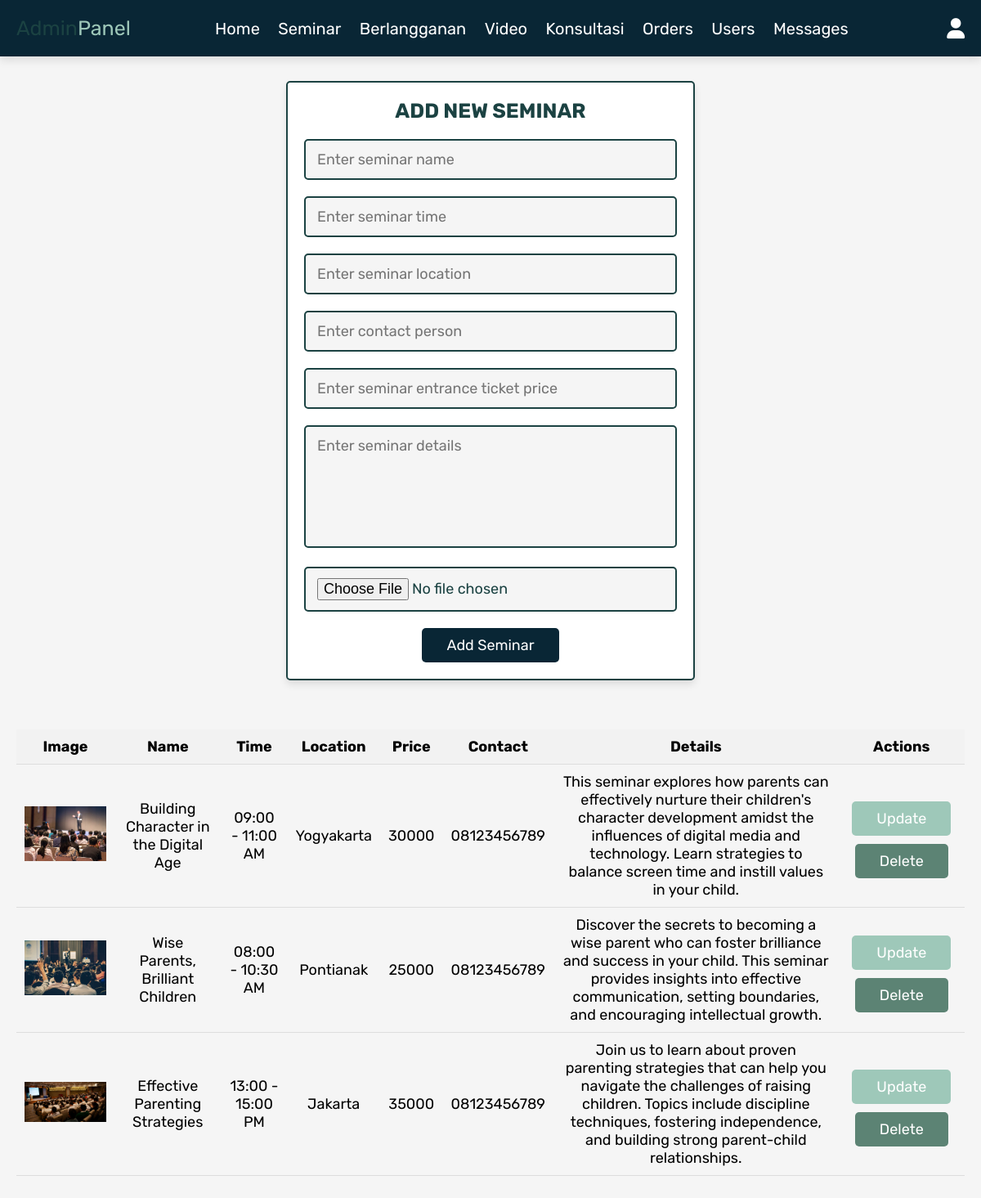
The app's page /admin_seminar.php (signed in) with its own data.
### tables this page shows
CREATE TABLE `seminar` (
  `id` int(11) NOT NULL,
  `name` varchar(100) NOT NULL,
  `location` varchar(255) NOT NULL,
  `time` varchar(255) NOT NULL,
  `price` varchar(255) NOT NULL,
  `contact` varchar(255) NOT NULL,
  `details` varchar(500) NOT NULL,
  `image` varchar(100) NOT NULL
);

### admin_seminar.php (the view, shortened to what this page needs)
<?php
@include 'config.php';
?>
<!DOCTYPE html>
<html lang="en">
<head>
   <link rel="stylesheet" href="https://cdnjs.cloudflare.com/ajax/libs/font-awesome/6.0.0/css/all.min.css">
   <link rel="stylesheet" href="css/admin_style.css">
</head>
<body>
<?php @include 'admin_header.php'; ?>
<section class="add-products">
   <form action="" method="POST" enctype="multipart/form-data">
      <h3>Add New Seminar</h3>
      <input type="text" class="box" required placeholder="Enter seminar name" name="name">
      <input type="text" class="box" required placeholder="Enter seminar time" name="time">
      <input type="text" class="box" required placeholder="Enter seminar location" name="location">
      <input type="text" class="box" required placeholder="Enter contact person" name="contact">
      <input type="text" class="box" required placeholder="Enter seminar entrance ticket price" name="price">
      <textarea name="details" class="box" required placeholder="Enter seminar details" cols="30" rows="10"></textarea>
      <input type="file" accept="image/jpg, image/jpeg, image/png" required class="box" name="image">
      <input type="submit" value="Add Seminar" name="add_product" class="btn">
   </form>
</section>
<section class="show-products">
   <div class="table-container">
      <table>
         <thead>
            <tr>
               <th style="text-align: center;">Image</th>
               <th style="text-align: center;">Name</th>
               <th style="text-align: center;">Time</th>
               <th style="text-align: center;">Location</th>
               <th style="text-align: center;">Price</th>
               <th style="text-align: center;">Contact</th>
               <th style="text-align: center;">Details</th>
               <th style="text-align: center;">Actions</th>
            </tr>
         </thead>
         <tbody>
            <?php
               $select_products = mysqli_query($conn, "SELECT * FROM `seminar`") or die('query failed');
               if(mysqli_num_rows($select_products) > 0){
                  while($fetch_products = mysqli_fetch_assoc($select_products)){
            ?>
            <tr>
               <td style="text-align: center;"><img src="uploaded_img/<?php echo $fetch_products['image']; ?>" alt="" class="product-image"></td>
               <td style="text-align: center;"><?php echo $fetch_products['name']; ?></td>
               <td style="text-align: center;"><?php echo $fetch_products['time']; ?></td>
               <td style="text-align: center;"><?php echo $fetch_products['location']; ?></td>
               <td style="text-align: center;"><?php echo $fetch_products['price']; ?></td>
               <td style="text-align: center;"><?php echo $fetch_products['contact']; ?></td>
               <td style="text-align: center;"><?php echo $fetch_products['details']; ?></td>
               <td style="text-align: center;">
                  <a href="admin_update_seminar.php?update=<?php echo $fetch_products['id']; ?>" class="option-btn">Update</a>
                  <a href="admin_seminar.php?delete=<?php echo $fetch_products['id']; ?>" class="delete-btn" onclick="return confirm('Delete this seminar?');">Delete</a>
               </td>
            </tr>
            <?php
                  }
               } else {
                  echo '<tr><td colspan="5" class="empty">No products added yet!</td></tr>';
               }
            ?>
         </tbody>
      </table>
   </div>
</section>
</body>
</html>

### css/admin_style.css (style rules this page uses)
:root { --pink:#092635; --red:#5C8374; --orange:#9EC8B9; --black:#1B4242; --white:#fff; --light-color:#666; --light-white:#ccc; --light-bg:#f5f5f5; --border:.2rem solid var(--black); --box-shadow:0 .5rem 1rem rgba(0,0,0,.1); }
* { font-family: 'Rubik', sans-serif; margin:0; padding:0; box-sizing: border-box; outline: none; border:none; text-decoration: none; transition:all .2s linear; }
html { font-size: 62.5%; overflow-x: hidden; scroll-behavior: smooth; scroll-padding-top: 6.5rem; }
body { background: var(--light-bg); }
section { padding:3rem 2rem; }
.btn, .delete-btn, .option-btn { display: inline-block; border-radius: .5rem; margin-top: 1rem; font-size: 1.8rem; color:var(--white); cursor: pointer; padding:1rem 3rem; text-transform: capitalize; }
.btn { background-color: var(--pink); }
.delete-btn { background-color: var(--red); }
.option-btn { background-color: var(--orange); }
.add-products form { max-width: 50rem; border-radius: .5rem; background-color: var(--white); border:var(--border); padding:2rem; text-align: center; margin:0 auto; box-shadow: var(--box-shadow); }
.add-products form h3 { font-size: 2.5rem; text-transform: uppercase; color:var(--black); margin-bottom: 1rem; }
.add-products form .box { width: 100%; margin:1rem 0; font-size: 1.8rem; color:var(--black); border-radius: .5rem; background-color: var(--light-bg); padding:1.2rem 1.4rem; border:var(--border); }
.add-products form textarea { height: 15rem; resize: none; }

### admin_seminar.php (style rules this page uses)
.table-container { width: 100%; overflow-x: auto; }
table { width: 100%; border-collapse: collapse; }
table th, table td { padding: 10px; text-align: left; border-bottom: 1px solid #ddd; font-size: 18px; }
table th { background-color: #f2f2f2; }
.product-image { max-width: 100px; height: auto; }

### records on screen
seminar: image (picture), name "Building Character in the Digital Age", time "09:00 - 11:00 AM", location "Yogyakarta", price "30000", contact "08123456789", details "This seminar explores how parents can effectively nurture their children's character development amidst the influences of digital media and technology. Learn strategies to balance screen time and instill values in your child."
seminar: image (picture), name "Wise Parents, Brilliant Children", time "08:00 - 10:30 AM", location "Pontianak", price "25000", contact "08123456789", details "Discover the secrets to becoming a wise parent who can foster brilliance and success in your child. This seminar provides insights into effective communication, setting boundaries, and encouraging intellectual growth."
seminar: image (picture), name "Effective Parenting Strategies", time "13:00 - 15:00 PM", location "Jakarta", price "35000", contact "08123456789", details "Join us to learn about proven parenting strategies that can help you navigate the challenges of raising children. Topics include discipline techniques, fostering independence, and building strong parent-child relationships."
